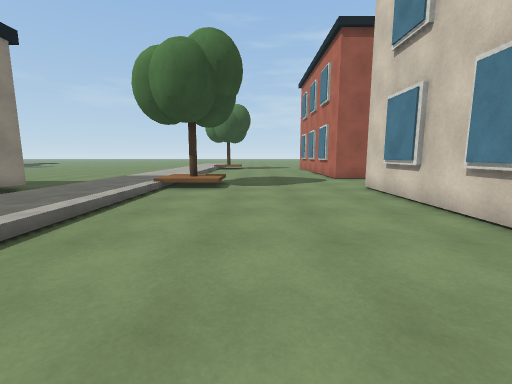
[1] (above)

18 first-person views from a walk through a Unity game level. The camera is 1.3 m above the floor, tilts 8° down and sees 90° across. The floor is counted in squares, 1 m on a side. Each view is taken from the middle of a square. On the plan, view 1 faces up. The plan holds only what a view shows up to about 13 squares ahead; the rest is blank. The place goes on beyond the plan. Surface patterns are stand-ins for the level's own textures.

[2]
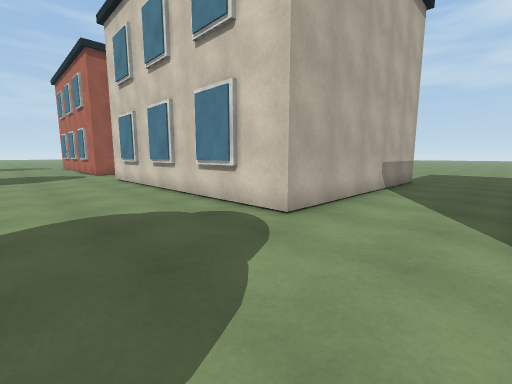

[3]
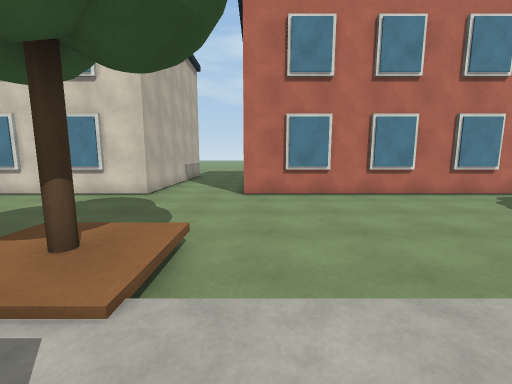

[4]
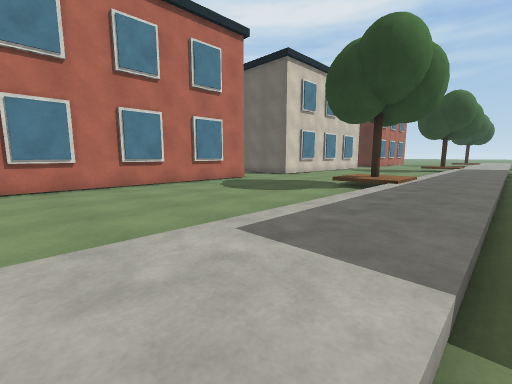

[5]
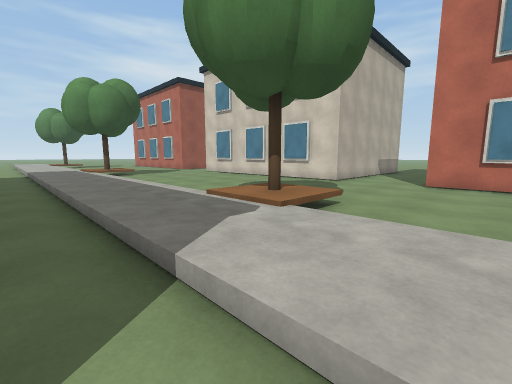

[6]
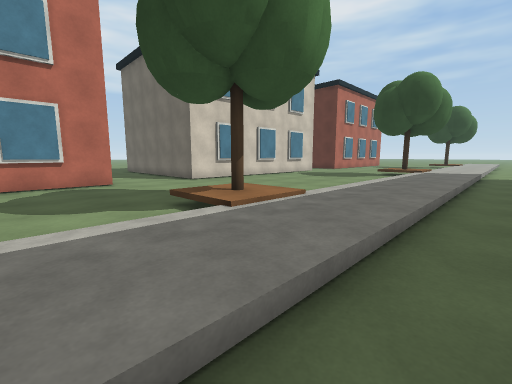

[7]
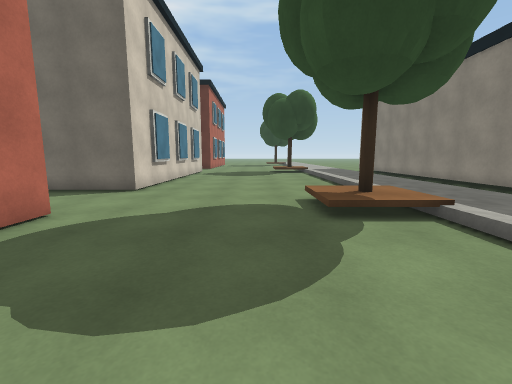

[8]
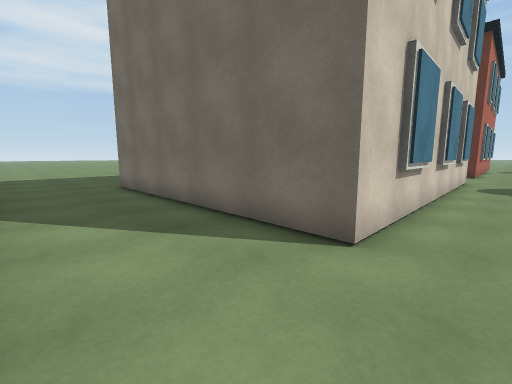

[9]
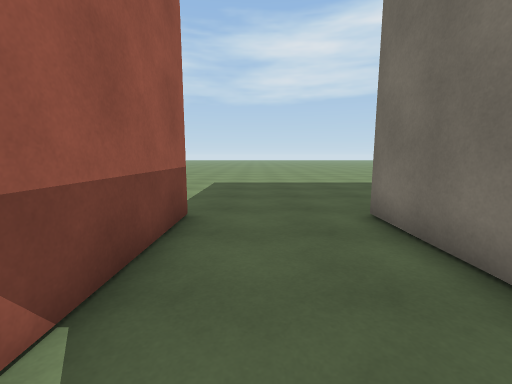

[10]
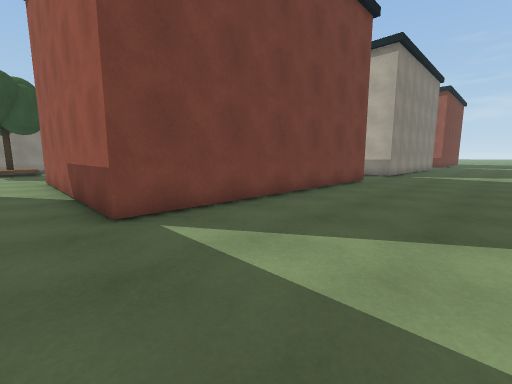

[11]
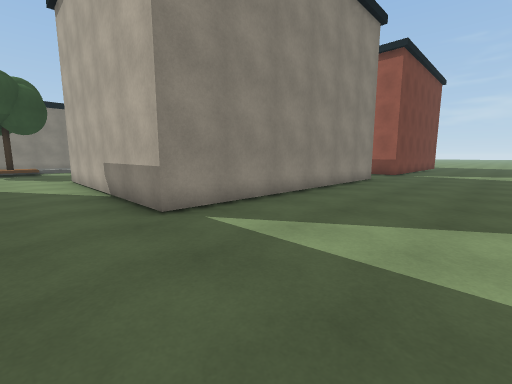

[12]
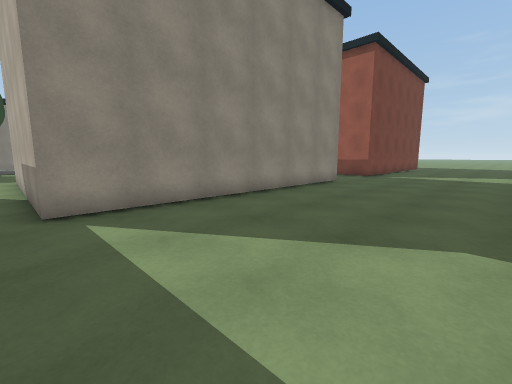

[13]
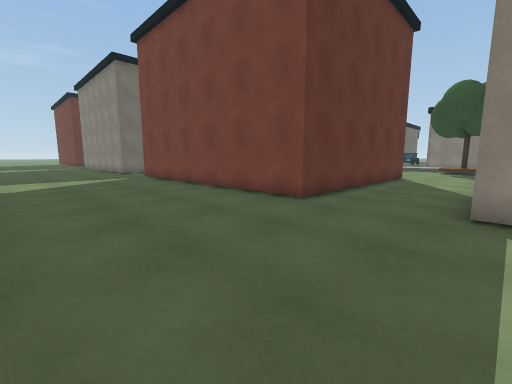

[14]
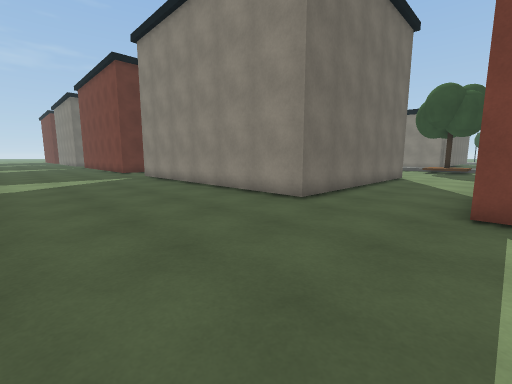

[15]
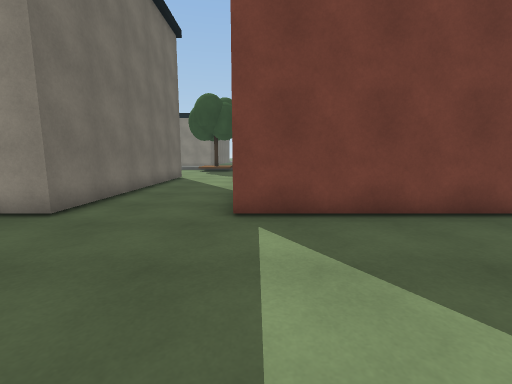

[16]
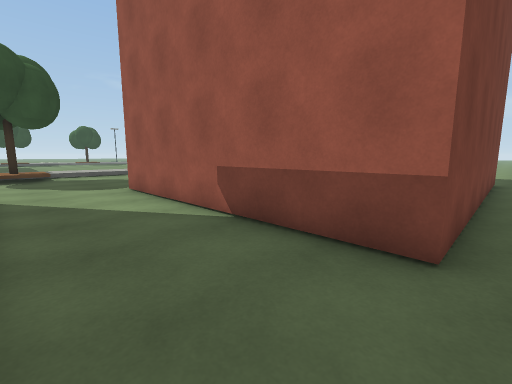

[17]
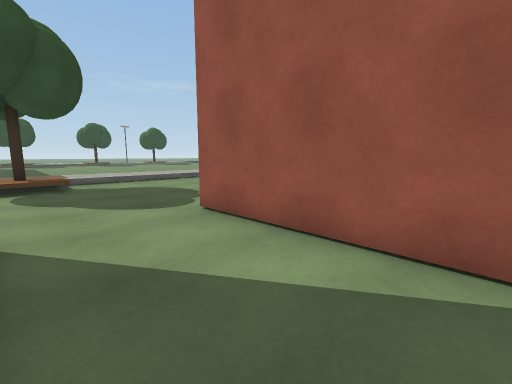

[18]
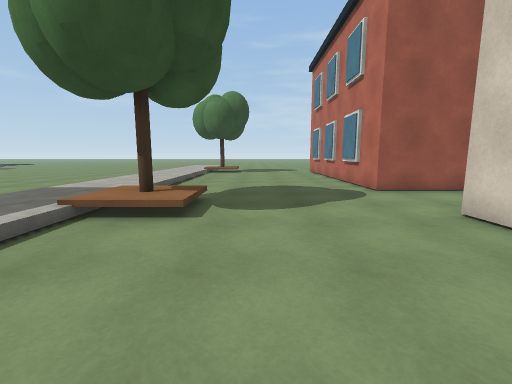

### Floor plan
Key: @ floor where view 1 was taken; # wall or solid block; . main floor; : floor 0.25 m higher than the main floor; + floor 0.5 m higher than the main floor; / step, stairs or slope; O other object.
Columns run from 10 left of view 1 to 21 right of it. Each row starts with its distance up from view 1.
 18 ..    /.......##        #....
 17 ..  ::/.......##        #.....
 16 .. /::/........#        #.....
 15 .. /::/........##########.......
 14  . /::/.........................
 13 .. /::///.......................
 12 .. /::+OO.......................
 11 .. /::+OO.......................
 10  #./::///......##########.......
  9  #./::/........#        #.......
  8   ./::/.......##        #.......
  7   ./::/.......##        #.......
  6   ./::/........#        #.......
  5   ./::/.......##        #.......
  4   ./::/.......##        #.......
  3   ./::/........#        #.......
  2   ./::/.......##        #.......
  1   ./::/ ......##        #.......
  0   ./::/   @....#        #.......
 -1   ./::/   .....##########.......
 -2   ./::/// ......................
 -3   ./::+OO ......................
 -4   ./::+OO.......................
 -5   ./::///.......................
 -6   ./::/........##########.......
 -7   ./::/........#        #.......
 -8   ./::/.......##        #.......
 -9    /::/.......##        #.......
-10    /::/........#        #.......
-11    /::/.......##        #.......
-12    /::/.......##        #.......
-13    /::/........#        #.......
-14   ./::/.......##        #.......
-15   ./::/.......##        #.......
-16   ./::/........#        #.......
-17   ./::///......##########.......
-18   ./::+OO.......................
-19   ./::+OO.......................
-20   ./::///.......................
-21  #./::/ ........................
-22  #./::/ .......##########.......
-23  #./::/........#           .....
-24  #./::/.......##              ..
-25  #./::/.......##

Positions as (right, up) in squares from view 1, and headings:
1: (0, 0), facing up
2: (0, -5), facing up-right
3: (-6, -6), facing right
4: (-7, -7), facing down-right
5: (-8, -8), facing up-right
6: (-8, -14), facing down-right
7: (0, -12), facing down
8: (3, -18), facing down-right
9: (9, -19), facing right
10: (20, -19), facing up-left
11: (20, -4), facing up-left
12: (21, -2), facing up-left
13: (21, -1), facing down-left
14: (21, 15), facing down-left
15: (20, 15), facing left
16: (15, 11), facing up-left
17: (10, 11), facing up-left
18: (0, 5), facing up
